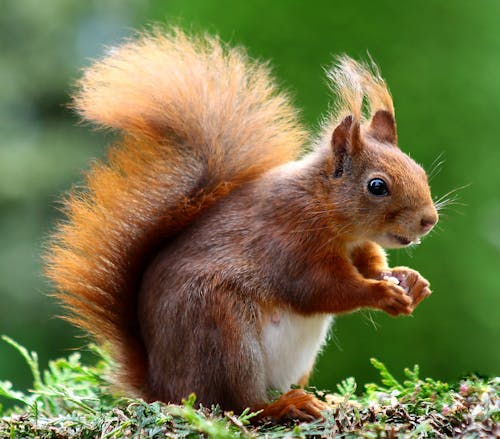
#> input picture Set-3/Question4/sample.jpg, 500 x 439 px
$ jupyter execute Question4.ipynb
#> lines starting #> are read from the running program, lines starting #| are printed output that depends on the picture; after the words box and inside, x2 and y2 are one past the last pixel; in counts of white or black regions, pixels touching at a corner belong together
[cell 1]
import cv2
import numpy as np
import matplotlib.pyplot as plt

[cell 2]
# Function: RGB → HSI
def rgb_to_hsi(img):
    img = img.astype(np.float32) / 255.0
    B, G, R = cv2.split(img)

    # Intensity
    I = (R + G + B) / 3.0

    # Saturation
    min_val = np.minimum(np.minimum(R, G), B)
    S = 1 - (3 / (R + G + B + 1e-8)) * min_val

    # Hue
    num = 0.5 * ((R - G) + (R - B))
    den = np.sqrt((R - G)**2 + (R - B)*(G - B)) + 1e-8
    theta = np.arccos(num / den)

    H = np.zeros_like(R)
    H[B <= G] = theta[B <= G]
    H[B > G] = (2*np.pi - theta[B > G])
    H = H / (2*np.pi)  # Normalize to [0,1]

    return H, S, I

[cell 3]
# Function: HSI → RGB
def hsi_to_rgb(H, S, I):
    H = H * 2 * np.pi
    R, G, B = np.zeros_like(H), np.zeros_like(H), np.zeros_like(H)

    # Sector 1 (0 ≤ H < 2π/3)
    idx = (H >= 0) & (H < 2*np.pi/3)
    B[idx] = I[idx] * (1 - S[idx])
    R[idx] = I[idx] * (1 + (S[idx] * np.cos(H[idx])) / (np.cos(np.pi/3 - H[idx]) + 1e-8))
    G[idx] = 3*I[idx] - (R[idx] + B[idx])

    # Sector 2 (2π/3 ≤ H < 4π/3)
    idx = (H >= 2*np.pi/3) & (H < 4*np.pi/3)
    H2 = H[idx] - 2*np.pi/3
    R[idx] = I[idx] * (1 - S[idx])
    G[idx] = I[idx] * (1 + (S[idx] * np.cos(H2)) / (np.cos(np.pi/3 - H2) + 1e-8))
    B[idx] = 3*I[idx] - (R[idx] + G[idx])

    # Sector 3 (4π/3 ≤ H ≤ 2π)
    idx = (H >= 4*np.pi/3) & (H <= 2*np.pi)
    H3 = H[idx] - 4*np.pi/3
    G[idx] = I[idx] * (1 - S[idx])
    B[idx] = I[idx] * (1 + (S[idx] * np.cos(H3)) / (np.cos(np.pi/3 - H3) + 1e-8))
    R[idx] = 3*I[idx] - (G[idx] + B[idx])

    rgb = np.dstack((R, G, B))
    rgb = np.clip(rgb, 0, 1)
    return (rgb * 255).astype(np.uint8)

[cell 4]
# Load and Resize Image
img = cv2.imread("sample.jpg")  # Replace with your path
#> img is the input picture: shape (439, 500, 3); mean B, G, R 70.1, 115.5, 114.4
if img is None:
    raise FileNotFoundError("Image not found!")
img = cv2.resize(img, (256, 256))
#> img: shape (256, 256, 3)

[cell 5]
# Convert to HSI
H, S, I = rgb_to_hsi(img)
#> in rgb_to_hsi, `theta = np.arccos(num / den)`:
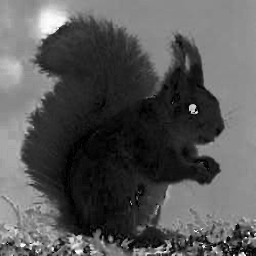
#> theta: shape (256, 256) float32; min 0, max 3.14, mean 1.07; drawn with min black and max white
#> in rgb_to_hsi, `H[B > G] = (2*np.pi - theta[B > G])`:
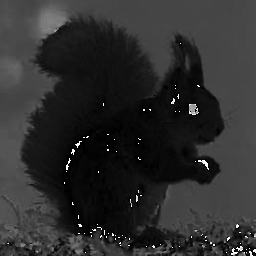
#> H: shape (256, 256) float32; min 0, max 6.27, mean 1.11; drawn with min black and max white

[cell 6]
# Histogram Equalization on Intensity
I_eq = cv2.equalizeHist((I * 255).astype(np.uint8)) / 255.0
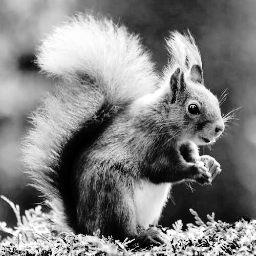
#> I_eq: shape (256, 256) float64; min 0, max 1, mean 0.503

[cell 7]
# Reconstruct new HSI → RGB
rgb_restored = hsi_to_rgb(H, S, I_eq)
#> in hsi_to_rgb, `idx = (H >= 0) & (H < 2*np.pi/3)`:
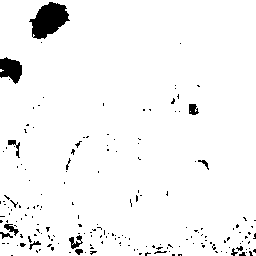
#> idx: shape (256, 256) bool; 96.1% white; 186 black regions (172 under 20 px), largest, box (x1, y1, x2, y2) and area: (29, 2, 70, 39) 924, (0, 57, 22, 84) 406, (69, 235, 83, 249) 93
#> in hsi_to_rgb, `idx = (H >= 2*np.pi/3) & (H < 4*np.pi/3)`: idx: shape (256, 256) bool; 3.3% white; 108 white regions (98 under 20 px), largest, box (x1, y1, x2, y2) and area: (29, 2, 70, 39) 923, (0, 57, 22, 84) 406, (69, 235, 83, 249) 93
#> in hsi_to_rgb, `H2 = H[idx] - 2*np.pi/3`: H2 = 2155 values, max 2 at index 1332, min 0 at index 0, mean 0.388
#> in hsi_to_rgb, `R[idx] = I[idx] * (1 - S[idx])`: R: shape (256, 256) float32; min 0, max 1.29, mean 0.568
#> in hsi_to_rgb, `G[idx] = I[idx] * (1 + (S[idx] * np.cos(H2)) / (np.cos(np.pi/3 - H2) +..`: G: shape (256, 256) float32; min 0, max 1.29, mean 0.576
#> in hsi_to_rgb, `B[idx] = 3*I[idx] - (R[idx] + G[idx])`: B: shape (256, 256) float32; min 0, max 1.03, mean 0.357
#> in hsi_to_rgb, `idx = (H >= 4*np.pi/3) & (H <= 2*np.pi)`:
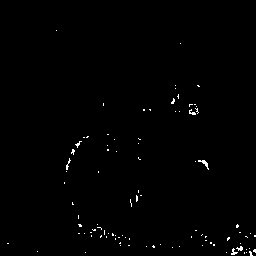
#> idx: shape (256, 256) bool; 0.65% white in thin lines or dots, all inside (x1, y1, x2, y2) = (7, 30, 256, 256)
#> in hsi_to_rgb, `H3 = H[idx] - 4*np.pi/3`: H3 = 423 values, max 2.08 at index 321, min 0 at index 33, mean 1.74
#> in hsi_to_rgb, `G[idx] = I[idx] * (1 - S[idx])`:
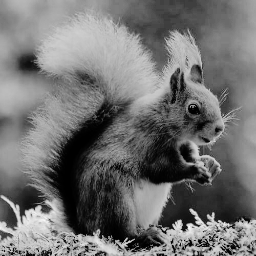
#> G: shape (256, 256) float32; min 0, max 1.29, mean 0.578; drawn with min black and max white
#> in hsi_to_rgb, `B[idx] = I[idx] * (1 + (S[idx] * np.cos(H3)) / (np.cos(np.pi/3 - H3) +..`:
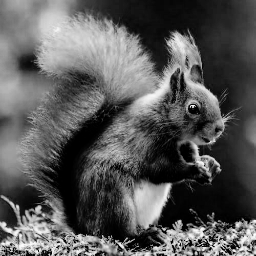
#> B: shape (256, 256) float32; min 0, max 1.03, mean 0.36; drawn with min black and max white
#> in hsi_to_rgb, `R[idx] = 3*I[idx] - (G[idx] + B[idx])`:
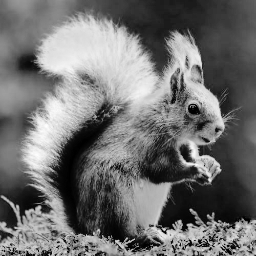
#> R: shape (256, 256) float32; min 0, max 1.29, mean 0.571; drawn with min black and max white
#> in hsi_to_rgb, `rgb = np.clip(rgb, 0, 1)`:
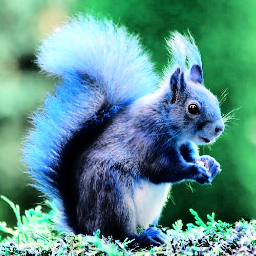
#> rgb: shape (256, 256, 3) float32; mean of channels 0, 1, 2 0.555, 0.576, 0.36; drawn as B, G, R

[cell 8]
# Display Results
plt.figure(figsize=(12, 6))

plt.subplot(1, 3, 1)
plt.imshow(cv2.cvtColor(img, cv2.COLOR_BGR2RGB))
plt.title("Original RGB")
plt.axis("off")

plt.subplot(1, 3, 2)
plt.imshow(I, cmap="gray")
plt.title("Original Intensity")
plt.axis("off")

plt.subplot(1, 3, 3)
plt.imshow(I_eq, cmap="gray")
plt.title("Equalized Intensity")
plt.axis("off")

plt.tight_layout()
plt.show()

plt.figure(figsize=(10, 4))
plt.subplot(1, 2, 1)
plt.imshow(cv2.cvtColor(img, cv2.COLOR_BGR2RGB))
plt.title("Before Equalization")
plt.axis("off")

plt.subplot(1, 2, 2)
plt.imshow(cv2.cvtColor(rgb_restored, cv2.COLOR_BGR2RGB))
plt.title("After Equalization (HSI→RGB)")
plt.axis("off")

plt.tight_layout()
plt.show()
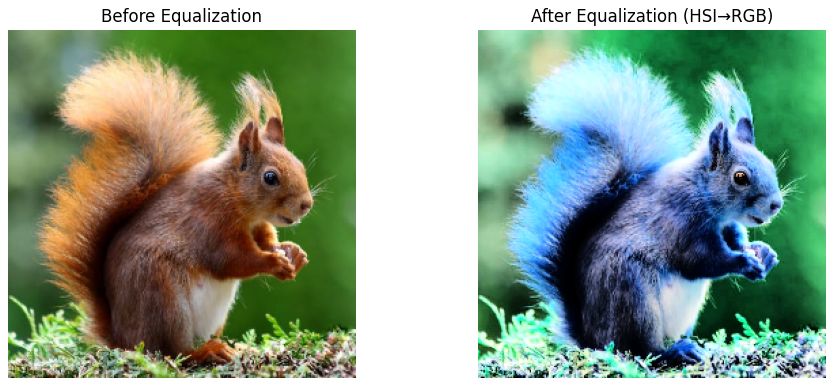
#> figure drawn by matplotlib, 2 panels
